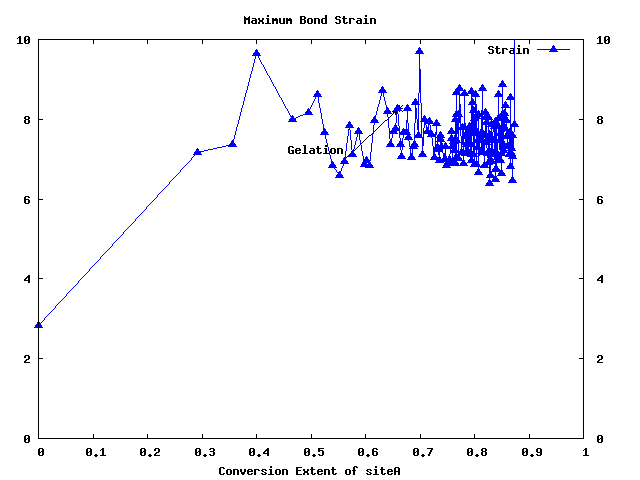

Here is the gnuplot script that generated this plot:

	set origin 0,0
	set style data points
	set style function lines
	set tics in
	set ticslevel 0.5
	set tics scale 1,0.5
	set mxtics default
	set mytics default
	set mx2tics default
	set my2tics default
	set xtics border mirror norotate 
	set ytics border nomirror norotate 
	set nox2tics
	set y2tics border nomirror norotate 
	set timestamp "" bottom norotate offset 0.0,0.0 font ""
	set xrange [ 0 : * ] noreverse nowriteback  # (currently [-10:10] )
	set x2range [ * : * ] noreverse nowriteback  # (currently [-10:10] )
	set yrange [ 0 : * ] noreverse nowriteback  # (currently [-10:10] )
	set y2range [ * : * ] noreverse nowriteback  # (currently [-10:10] )

    
	if (1) set style arrow 1 head filled
        if (1) set arrow 2 from 0.56164999999999998,7.0 to 0.66164999999999996,8.2599999999999998 as 1 head filled
        if (1) set label 3 "Gelation" at 0.56164999999999998,7.25 right
        if (1) set label 4 "" at 0.66164999999999996,8.2599999999999998 point pointtype 3
	set xrange [ 0 : * ] noreverse nowriteback  # (currently [-10:10] )
	set x2range [ * : * ] noreverse nowriteback  # (currently [-10:10] )
	set yrange [ 0 : 10 ] noreverse nowriteback  # (currently [-10:10] )
	set y2range [ * : 10 ] noreverse nowriteback  # (currently [-10:10] )

	set term png
	set output 'bondStrainVsConvExt.png'

	set title "Maximum Bond Strain"
	set xlabel "Conversion Extent of siteA"

	plot "strainEnergy.txt" using 2:3 title "Strain" with linespoints pt 9 linecolor rgb "blue"

	set term gif
	set output 'bondStrainVsConvExt.gif'
	replot
    
